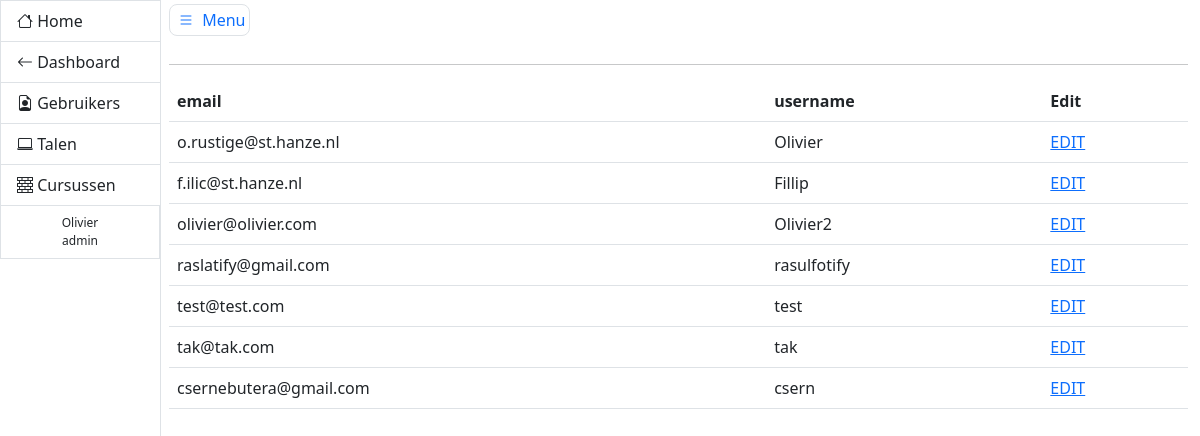
/admin/gebruikers (signed in), run on the app's committed database.
### models.py (models this page shows, shortened)
class User(db.Model, UserMixin):
    __tablename__ = 'users'
    id = db.Column(db.Integer, primary_key=True, autoincrement=True)
    email = db.Column(db.String(), nullable=False, unique=True)
    username = db.Column(db.String(), nullable=False, unique=True)
    role = db.Column(db.String(), nullable=False, default='user')
    password_hash = db.Column(db.String(128))
    def __repr__(self):
        return f'User: {self.username} \n Email: {self.email} \n password: {self.password_hash}'

### admin/views.py (the view, shortened to what this page needs)
@admin_blueprint.route('/gebruikers', methods=['GET', 'POST'])
@login_required
@admin_required
def gebruikers():
    emailform = SetEmail()
    usernameform = SetUsername()
    roleform = SetRole()
    if request.args.get('id') is not None:
        user = User.query.get(int(request.args.get('id')))
        return render_template('viewuser.html', user=user, emailform=emailform, usernameform=usernameform,
                               roleform=roleform)
    users = User.query.all()
    print(users)
    return render_template('users.html', users=users)

### __init__.py (called while the page is built)
@login_manager.user_loader
def get_user(user_id):
    try:
        return User.query.get(int(user_id))
    except:
        return None

### admin/templates/users.html
{% extends 'adminbase.html' %}
{% block content %}
    <table class="table">
        <thead>
        <tr>
            <th scope="col">email</th>
            <th scope="col">username</th>
            <th scope="col">Edit</th>
        </tr>
        </thead>
        <tbody>
        {% for user in users %}
            <tr>
                <td>{{ user.email }}</td>
                <td>{{ user.username }}</td>
                <td><a href="{{ url_for('admin.gebruikers', id=user.id) }}">EDIT</a></td>
            </tr>
        {% endfor %}
        </tbody>
    </table>
{% endblock %}

### admin/templates/adminbase.html (shortened to what this page needs)
<!DOCTYPE html>
<html lang="en">
<head>
    <link href="{{ url_for('static', filename='css/main.css') }}" rel="stylesheet">
    <link href="https://cdn.jsdelivr.net/npm/bootstrap@5.3.0-alpha1/dist/css/bootstrap.min.css" rel="stylesheet">
</head>
<body>
<div class="container-fluid">
    <div class="row flex-nowrap">
        <div class="col-auto px-0">
            <div id="sidebar" class="collapse collapse-horizontal show border-end">
                <div id="sidebar-nav" class="list-group border-0 rounded-0 text-sm-start min-vh-100">
                    <a href="{{ url_for('index') }}" class="list-group-item border-end-0 d-inline-block text-truncate" data-bs-parent="#sidebar"><i class="bi bi-house"></i> <span>Home</span> </a>
                    <a href="{{ url_for('dashboard.dashboard') }}" class="list-group-item border-end-0 d-inline-block text-truncate" data-bs-parent="#sidebar"><i class="bi bi-arrow-left"></i> <span>Dashboard</span> </a>
                    <a href="{{ url_for('admin.gebruikers') }}" class="list-group-item border-end-0 d-inline-block text-truncate" data-bs-parent="#sidebar"><i class="bi bi-file-earmark-person"></i> <span>Gebruikers</span></a>
                    <a href="{{ url_for('admin.taal') }}" class="list-group-item border-end-0 d-inline-block text-truncate" data-bs-parent="#sidebar"><i class="bi bi-laptop"></i> <span>Talen</span></a>
                    <a href="{{ url_for('admin.add') }}" class="list-group-item border-end-0 d-inline-block text-truncate" data-bs-parent="#sidebar"><i class="bi bi-bricks"></i> <span>Cursussen</span></a>
                    {% if current_user.is_authenticated %}
                    <p class="copyright list-group-item d-inline-block text-truncate">{{ current_user.username }} <br> {{ current_user.role }}</p>
                    {% endif %}
                </div>
            </div>
        </div>
        <main class="col ps-md-2 pt-2">
            <a href="#" data-bs-target="#sidebar" data-bs-toggle="collapse" class="border rounded-3 p-1 text-decoration-none"><i class="bi bi-list bi-lg py-2 p-1"></i> Menu</a>
            <div class="page-header pt-3">
            </div>
            <hr>
            <div class="row">
                <div class="col-12">
                    {% block content %}
                    {% endblock %}
                </div>
            </div>
        </main>
    </div>
</div>
</body>
</html>

### static/css/main.css (style rules this page uses)
html { position: relative; min-height: 100%; }
#sidebar-nav { width: 160px; }
#sidebar { position: relative; }
.copyright { background-color: #f8f9fa; color: #6c757d; font-size: 12px; padding: 5px 10px; border-top: 1px solid #dee2e6; width: 100%; text-align: center; }

### data on the page
User: username "Olivier", role "admin", email "o.rustige@st.hanze.nl"
User: email "f.ilic@st.hanze.nl", username "Fillip"
User: email "olivier@olivier.com", username "Olivier2"
User: email "raslatify@gmail.com", username "rasulfotify"
User: email "test@test.com", username "test"
User: email "tak@tak.com", username "tak"
User: email "csernebutera@gmail.com", username "csern"
